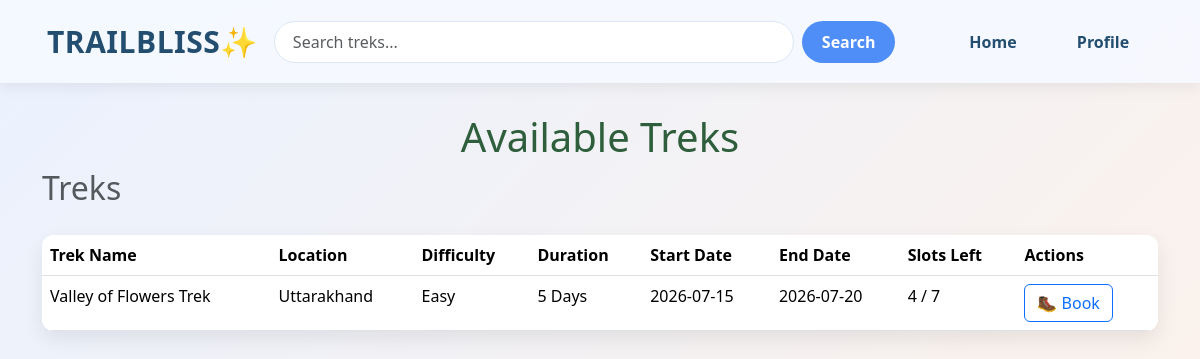
Screenshot of /trekker/available_treks (signed in) with the database file from the repository.
### models.py (models this page shows)
class Trek(db.Model):
    __tablename__ = 'trek'
    id = db.Column(db.Integer,primary_key=True)
    trek_name=db.Column(db.String(20),nullable= False)
    location = db.Column(db.String(100),nullable=False)
    difficulty = db.Column(db.String(20),nullable=False)
    duration = db.Column(db.Integer,nullable = False)
    available_slots = db.Column(db.Integer,nullable= False)
    staff_id = db.Column(db.Integer,db.ForeignKey('staff.id'),nullable=False)
    start_date=db.Column(db.Date,nullable=False)
    end_date=db.Column(db.Date,nullable=False)
    description = db.Column(db.Text)
    status = db.Column(db.String(20), default='Open')
    booking = db.relationship('Booking',backref='trek',lazy=True)

### routes.py (the view)
@main_bp.route('/trekker/available_treks')
@trekker_required
def available_treks():
    if 'trekker_id' not in session:
        return redirect(url_for('main.trekker_login'))
    today = date.today()
    treks = Trek.query.filter(
        Trek.status == "Open",
        Trek.end_date >= today
    ).all()
    booked_slots = {}
    for trek in treks:
        booked_slots[trek.id] = Booking.query.filter_by(
            trek_id=trek.id,
            status="Booked"
        ).count()
    return render_template(
        'trekker/available_treks.html',
        treks=treks,
        booked_slots=booked_slots
    )

### routes.py (called while the page is built)
def trekker_required(f):
    @wraps(f)
    def decorated_function(*args, **kwargs):
        if 'trekker_id' not in session:
            flash("Please login as Trekker.", "warning")
            return redirect(url_for('main.trekker_login'))
        return f(*args, **kwargs)
    return decorated_function

### templates/trekker/available_treks.html (shortened to what this page needs)
{% extends 'layout.html' %}
{% block content %}
<h1 class="wel">Available Treks</h1>
<div class="heading">
    <h2 class="text-muted">Treks</h2>
</div>
<table class="table">
    <thead>
        <tr>
            <th>Trek Name</th>
            <th>Location</th>
            <th>Difficulty</th>
            <th>Duration</th>
            <th>Start Date</th>
            <th>End Date</th>
            <th>Slots Left</th>
            <th>Actions</th>
        </tr>
    </thead>
    <tbody>
        {% for trek in treks %}
        <tr>
            <td>{{ trek.trek_name }}</td>
            <td>{{ trek.location }}</td>
            <td>{{ trek.difficulty }}</td>
            <td>{{ trek.duration }} Days</td>
            <td>{{ trek.start_date }}</td>
            <td>{{ trek.end_date }}</td>
            <td>
                {{ trek.available_slots - booked_slots[trek.id] }}
                / {{ trek.available_slots }}
            </td>
            <td>
                {% if booked_slots[trek.id] >= trek.available_slots %}
                    <button class="btn btn-secondary" disabled>
                        Fully Booked
                    </button>
                {% else %}
                    <a class="btn btn-outline-primary"
                       href="{{ url_for('main.book_trek', id=trek.id) }}">
                        🥾 Book
                    </a>
                {% endif %}
            </td>
        </tr>
        {% endfor %}
    </tbody>
</table>
{% endblock %}

### templates/layout.html (style rules this page uses)
body { margin: 0; padding: 0; width: auto; }

### templates/trekker/available_treks.html (style rules this page uses)
html, body { height:100%; margin:0; background:linear-gradient(135deg,#EAF2FF,#FFF1E6); background-repeat:no-repeat; background-attachment:fixed; background-size:cover; }
.wel { margin-top: 30px; }
.heading { display:flex; justify-content:space-between; align-items:center; margin-bottom:20px; }
.table { background:white; border-radius:12px; overflow:hidden; box-shadow:0 8px 20px rgba(0,0,0,.08); }
h1,h2 { text-align:center; color:#2E5E3B; }
.btn { margin-right:5px; }

### rows the page displays
Trek: trek_name "Valley of Flowers Trek", location "Uttarakhand", difficulty "Easy", duration "5", start_date "2026-07-15", end_date "2026-07-20", trek.available_slots-booked_slots[trek.id] "4", available_slots "7"
